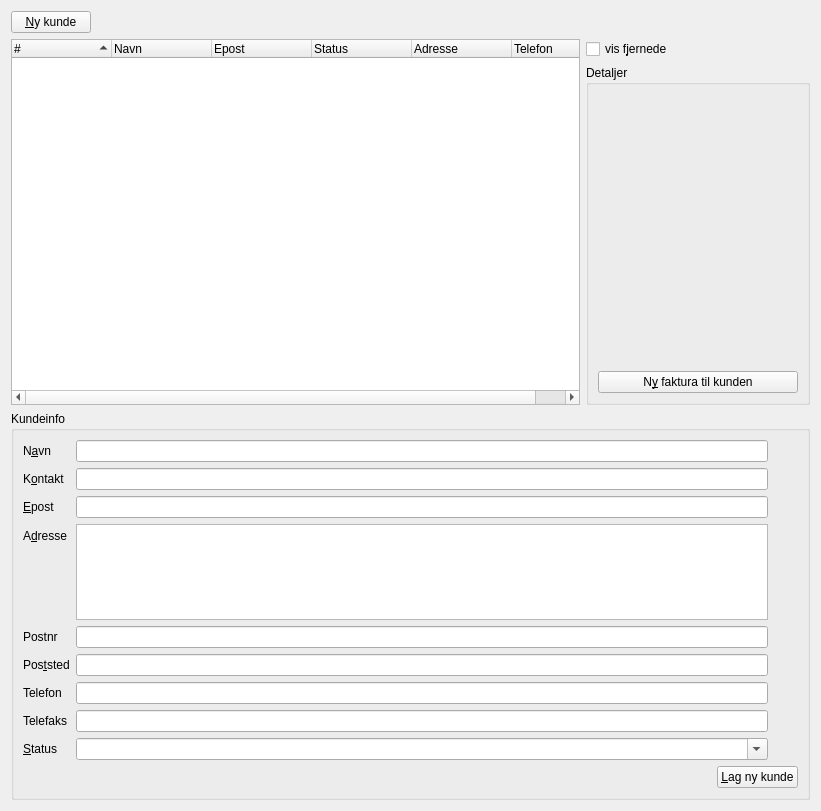
      <widget class="QWidget" name="tab_2" >
       <property name="geometry" >
        <rect>
         <x>0</x>
         <y>0</y>
         <width>821</width>
         <height>811</height>
        </rect>
       </property>
       <attribute name="title" >
        <string>&amp;Kunder</string>
       </attribute>
       <layout class="QGridLayout" name="gridLayout_2" >
        <item row="0" column="0" >
         <widget class="QPushButton" name="kundeNy" >
          <property name="sizePolicy" >
           <sizepolicy vsizetype="Fixed" hsizetype="Maximum" >
            <horstretch>0</horstretch>
            <verstretch>0</verstretch>
           </sizepolicy>
          </property>
          <property name="text" >
           <string>&amp;Ny kunde</string>
          </property>
          <property name="shortcut" >
           <string>Alt+N</string>
          </property>
         </widget>
        </item>
        <item row="0" column="1" colspan="3" >
         <spacer name="spacer8" >
          <property name="orientation" >
           <enum>Qt::Horizontal</enum>
          </property>
          <property name="sizeType" >
           <enum>QSizePolicy::Expanding</enum>
          </property>
          <property name="sizeHint" stdset="0" >
           <size>
            <width>630</width>
            <height>20</height>
           </size>
          </property>
         </spacer>
        </item>
        <item row="5" column="0" colspan="4" >
         <widget class="QGroupBox" name="kundeInfo" >
          <property name="title" >
           <string>Kundeinfo</string>
          </property>
          <property name="flat" >
           <bool>true</bool>
          </property>
          <layout class="QGridLayout" name="gridLayout" >
           <item row="0" column="0" >
            <layout class="QFormLayout" name="formLayout" >
             <property name="fieldGrowthPolicy" >
              <enum>QFormLayout::ExpandingFieldsGrow</enum>
             </property>
             <item row="1" column="0" >
              <widget class="QLabel" name="textLabel2" >
               <property name="text" >
                <string>N&amp;avn</string>
               </property>
               <property name="wordWrap" >
                <bool>false</bool>
               </property>
               <property name="buddy" >
                <cstring>kundeInfoNavn</cstring>
               </property>
              </widget>
             </item>
             <item row="1" column="1" >
              <widget class="QLineEdit" name="kundeInfoNavn" />
             </item>
             <item row="2" column="0" >
              <widget class="QLabel" name="textLabel2_3_2" >
               <property name="text" >
                <string>K&amp;ontakt</string>
               </property>
               <property name="textFormat" >
                <enum>Qt::PlainText</enum>
               </property>
               <property name="wordWrap" >
                <bool>false</bool>
               </property>
               <property name="buddy" >
                <cstring>kundeInfoKontaktperson</cstring>
               </property>
              </widget>
             </item>
             <item row="2" column="1" >
              <widget class="QLineEdit" name="kundeInfoKontaktperson" />
             </item>
             <item row="3" column="0" >
              <widget class="QLabel" name="textLabel2_3" >
               <property name="text" >
                <string>&amp;Epost</string>
               </property>
               <property name="wordWrap" >
                <bool>false</bool>
               </property>
               <property name="buddy" >
                <cstring>kundeInfoEpost</cstring>
               </property>
              </widget>
             </item>
             <item row="3" column="1" >
              <widget class="QLineEdit" name="kundeInfoEpost" />
             </item>
             <item row="4" column="0" >
              <widget class="QLabel" name="textLabel3" >
               <property name="text" >
                <string>A&amp;dresse</string>
               </property>
               <property name="wordWrap" >
                <bool>false</bool>
               </property>
               <property name="buddy" >
                <cstring>kundeInfoAdresse</cstring>
               </property>
              </widget>
             </item>
             <item row="4" column="1" >
              <widget class="QPlainTextEdit" name="kundeInfoAdresse" >
               <property name="maximumSize" >
                <size>
                 <width>16777215</width>
                 <height>96</height>
                </size>
               </property>
               <property name="tabChangesFocus" >
                <bool>true</bool>
               </property>
              </widget>
             </item>
             <item row="7" column="1" >
              <widget class="QLineEdit" name="kundeInfoPostnummer" >
               <property name="sizePolicy" >
                <sizepolicy vsizetype="Fixed" hsizetype="Expanding" >
                 <horstretch>4</horstretch>
                 <verstretch>0</verstretch>
                </sizepolicy>
               </property>
               <property name="toolTip" >
                <string>Sett inn norsk postnummer</string>
               </property>
               <property name="inputMask" >
                <string comment="Kommentar: Sett inn norsk postnummer" >0000; </string>
               </property>
              </widget>
             </item>
             <item row="9" column="0" >
              <widget class="QLabel" name="textLabel1_3_3_2_4" >
               <property name="text" >
                <string>Telefon</string>
               </property>
               <property name="wordWrap" >
                <bool>false</bool>
               </property>
               <property name="buddy" >
                <cstring>kundeInfoTelefon</cstring>
               </property>
              </widget>
             </item>
             <item row="9" column="1" >
              <widget class="QLineEdit" name="kundeInfoTelefon" >
               <property name="sizePolicy" >
                <sizepolicy vsizetype="Fixed" hsizetype="MinimumExpanding" >
                 <horstretch>1</horstretch>
                 <verstretch>0</verstretch>
                </sizepolicy>
               </property>
               <property name="inputMask" >
                <string>00000000; </string>
               </property>
              </widget>
             </item>
             <item row="11" column="0" >
              <widget class="QLabel" name="textLabel1_3_3_3_4" >
               <property name="text" >
                <string>Telefaks</string>
               </property>
               <property name="wordWrap" >
                <bool>false</bool>
               </property>
               <property name="buddy" >
                <cstring>kundeInfoTelefaks</cstring>
               </property>
              </widget>
             </item>
             <item row="11" column="1" >
              <widget class="QLineEdit" name="kundeInfoTelefaks" >
               <property name="sizePolicy" >
                <sizepolicy vsizetype="Fixed" hsizetype="Expanding" >
                 <horstretch>1</horstretch>
                 <verstretch>0</verstretch>
                </sizepolicy>
               </property>
               <property name="inputMask" >
                <string>00000000; </string>
               </property>
              </widget>
             </item>
             <item row="12" column="0" >
              <widget class="QLabel" name="textLabel4" >
               <property name="text" >
                <string>&amp;Status</string>
               </property>
               <property name="wordWrap" >
                <bool>false</bool>
               </property>
               <property name="buddy" >
                <cstring>kundeInfoStatus</cstring>
               </property>
              </widget>
             </item>
             <item row="12" column="1" >
              <widget class="QComboBox" name="kundeInfoStatus" >
               <property name="sizePolicy" >
                <sizepolicy vsizetype="Fixed" hsizetype="MinimumExpanding" >
                 <horstretch>0</horstretch>
                 <verstretch>0</verstretch>
                </sizepolicy>
               </property>
               <property name="editable" >
                <bool>true</bool>
               </property>
               <property name="sizeAdjustPolicy" >
                <enum>QComboBox::AdjustToContents</enum>
               </property>
              </widget>
             </item>
             <item row="8" column="1" >
              <widget class="QLineEdit" name="kundeInfoPoststed" >
               <property name="sizePolicy" >
                <sizepolicy vsizetype="Fixed" hsizetype="Expanding" >
                 <horstretch>0</horstretch>
                 <verstretch>0</verstretch>
                </sizepolicy>
               </property>
              </widget>
             </item>
             <item row="8" column="0" >
              <widget class="QLabel" name="textLabel1_3_4_2" >
               <property name="text" >
                <string>Pos&amp;tsted</string>
               </property>
               <property name="wordWrap" >
                <bool>false</bool>
               </property>
               <property name="buddy" >
                <cstring>kundeInfoPoststed</cstring>
               </property>
              </widget>
             </item>
             <item row="7" column="0" >
              <widget class="QLabel" name="textLabel1_3_3_5" >
               <property name="text" >
                <string>Postnr</string>
               </property>
               <property name="wordWrap" >
                <bool>false</bool>
               </property>
               <property name="buddy" >
                <cstring>kundeInfoPostnummer</cstring>
               </property>
              </widget>
             </item>
            </layout>
           </item>
           <item row="0" column="1" >
            <layout class="QVBoxLayout" name="verticalLayout" >
             <item>
              <widget class="QLabel" name="kundeInfoKryss" >
               <property name="minimumSize" >
                <size>
                 <width>24</width>
                 <height>24</height>
                </size>
               </property>
               <property name="maximumSize" >
                <size>
                 <width>24</width>
                 <height>24</height>
                </size>
               </property>
               <property name="text" >
                <string/>
               </property>
               <property name="pixmap" >
                <pixmap resource="faktura.qrc" >:/pix/emblem-unreadable.svg</pixmap>
               </property>
               <property name="scaledContents" >
                <bool>true</bool>
               </property>
              </widget>
             </item>
             <item>
              <spacer name="verticalSpacer" >
               <property name="orientation" >
                <enum>Qt::Vertical</enum>
               </property>
               <property name="sizeHint" stdset="0" >
                <size>
                 <width>20</width>
                 <height>220</height>
                </size>
               </property>
              </spacer>
             </item>
            </layout>
           </item>
           <item row="1" column="0" colspan="2" >
            <layout class="QHBoxLayout" name="horizontalLayout_6" >
             <item>
              <spacer name="horizontalSpacer_2" >
               <property name="orientation" >
                <enum>Qt::Horizontal</enum>
               </property>
               <property name="sizeHint" stdset="0" >
                <size>
                 <width>608</width>
                 <height>20</height>
                </size>
               </property>
              </spacer>
             </item>
             <item>
              <widget class="QPushButton" name="kundeInfoEndre" >
               <property name="text" >
                <string>&amp;Lag ny kunde</string>
               </property>
               <property name="shortcut" >
                <string>Alt+L</string>
               </property>
              </widget>
             </item>
            </layout>
           </item>
          </layout>
          <zorder></zorder>
         </widget>
        </item>
        <item rowspan="3" row="2" column="0" colspan="3" >
         <widget class="QTreeWidget" name="kundeKundeliste" >
          <property name="sizePolicy" >
           <sizepolicy vsizetype="Expanding" hsizetype="Expanding" >
            <horstretch>2</horstretch>
            <verstretch>1</verstretch>
           </sizepolicy>
          </property>
          <property name="editTriggers" >
           <set>QAbstractItemView::NoEditTriggers</set>
          </property>
          <property name="showDropIndicator" stdset="0" >
           <bool>false</bool>
          </property>
          <property name="alternatingRowColors" >
           <bool>true</bool>
          </property>
          <property name="rootIsDecorated" >
           <bool>false</bool>
          </property>
          <property name="uniformRowHeights" >
           <bool>true</bool>
          </property>
          <property name="itemsExpandable" >
           <bool>false</bool>
          </property>
          <property name="sortingEnabled" >
           <bool>true</bool>
          </property>
          <property name="animated" >
           <bool>true</bool>
          </property>
          <property name="allColumnsShowFocus" >
           <bool>true</bool>
          </property>
          <property name="expandsOnDoubleClick" >
           <bool>false</bool>
          </property>
          <column>
           <property name="text" >
            <string>#</string>
           </property>
          </column>
          <column>
           <property name="text" >
            <string>Navn</string>
           </property>
          </column>
          <column>
           <property name="text" >
            <string>Epost</string>
           </property>
          </column>
          <column>
           <property name="text" >
            <string>Status</string>
           </property>
          </column>
          <column>
           <property name="text" >
            <string>Adresse</string>
           </property>
          </column>
          <column>
           <property name="text" >
            <string>Telefon</string>
           </property>
          </column>
         </widget>
        </item>
        <item row="2" column="3" >
         <widget class="QCheckBox" name="kundeVisFjernede" >
          <property name="sizePolicy" >
           <sizepolicy vsizetype="Fixed" hsizetype="Maximum" >
            <horstretch>0</horstretch>
            <verstretch>0</verstretch>
           </sizepolicy>
          </property>
          <property name="text" >
           <string>vis f&amp;jernede</string>
          </property>
          <property name="shortcut" >
           <string>Alt+J</string>
          </property>
         </widget>
        </item>
        <item rowspan="2" row="3" column="3" >
         <widget class="QGroupBox" name="groupBox" >
          <property name="title" >
           <string>Detaljer</string>
          </property>
          <layout class="QGridLayout" name="gridLayout_14" >
           <item row="0" column="0" >
            <widget class="QLabel" name="kundeDetaljerTekst" >
             <property name="sizePolicy" >
              <sizepolicy vsizetype="MinimumExpanding" hsizetype="Minimum" >
               <horstretch>0</horstretch>
               <verstretch>1</verstretch>
              </sizepolicy>
             </property>
             <property name="minimumSize" >
              <size>
               <width>200</width>
               <height>0</height>
              </size>
             </property>
             <property name="textFormat" >
              <enum>Qt::RichText</enum>
             </property>
             <property name="alignment" >
              <set>Qt::AlignLeading|Qt::AlignLeft|Qt::AlignTop</set>
             </property>
             <property name="wordWrap" >
              <bool>true</bool>
             </property>
            </widget>
           </item>
           <item row="1" column="0" >
            <widget class="QPushButton" name="kundeNyfaktura" >
             <property name="acceptDrops" >
              <bool>true</bool>
             </property>
             <property name="text" >
              <string>N&amp;y faktura til kunden</string>
             </property>
             <property name="shortcut" >
              <string>Alt+Y</string>
             </property>
            </widget>
           </item>
          </layout>
         </widget>
        </item>
       </layout>
      </widget>
